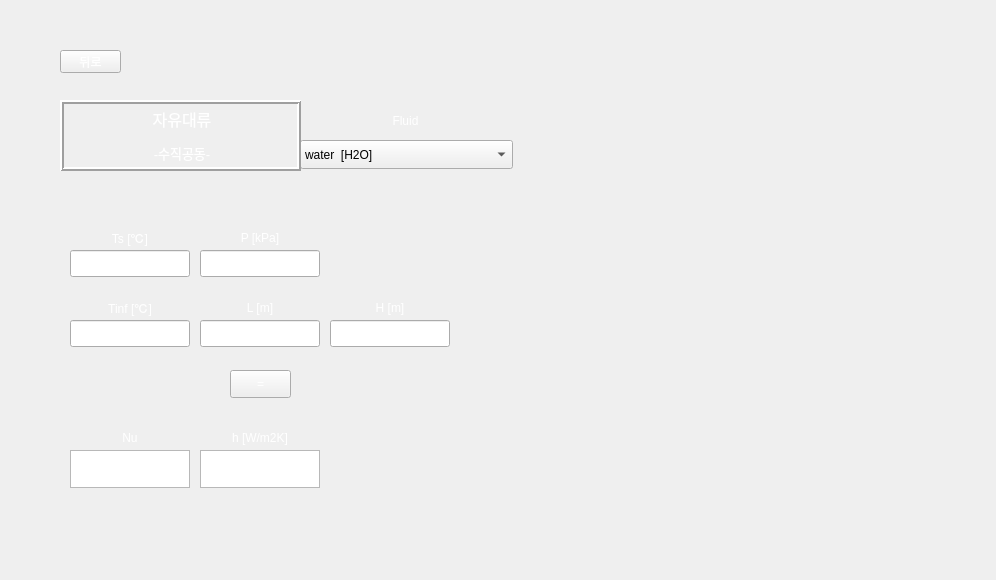
<?xml version="1.0" encoding="UTF-8"?>
<ui version="4.0">
 <class>Form</class>
 <widget class="QWidget" name="Form">
  <property name="geometry">
   <rect>
    <x>0</x>
    <y>0</y>
    <width>996</width>
    <height>580</height>
   </rect>
  </property>
  <property name="minimumSize">
   <size>
    <width>996</width>
    <height>580</height>
   </size>
  </property>
  <property name="maximumSize">
   <size>
    <width>996</width>
    <height>580</height>
   </size>
  </property>
  <property name="windowTitle">
   <string>Form</string>
  </property>
  <property name="styleSheet">
   <string notr="true">background-image: url(:/background/하얀거.png);</string>
  </property>
  <widget class="QLabel" name="label_5">
   <property name="geometry">
    <rect>
     <x>200</x>
     <y>290</y>
     <width>120</width>
     <height>35</height>
    </rect>
   </property>
   <property name="styleSheet">
    <string notr="true">color: qlineargradient(spread:pad, x1:0, y1:1, x2:1, y2:0, stop:0 rgba(255, 255, 255, 255), stop:1 rgba(255, 255, 255, 255));
background-image: url(:/background/버튼2.png);
font: 10pt &quot;맑은 고딕&quot;;</string>
   </property>
   <property name="text">
    <string>L [m]</string>
   </property>
   <property name="alignment">
    <set>Qt::AlignCenter</set>
   </property>
  </widget>
  <widget class="QLineEdit" name="P">
   <property name="geometry">
    <rect>
     <x>200</x>
     <y>250</y>
     <width>120</width>
     <height>27</height>
    </rect>
   </property>
   <property name="styleSheet">
    <string notr="true">font: 12pt &quot;맑은 고딕&quot;;
background-image: url(:/background/하얀거.png);</string>
   </property>
  </widget>
  <widget class="QLabel" name="label_2">
   <property name="geometry">
    <rect>
     <x>200</x>
     <y>220</y>
     <width>120</width>
     <height>35</height>
    </rect>
   </property>
   <property name="styleSheet">
    <string notr="true">color: qlineargradient(spread:pad, x1:0, y1:1, x2:1, y2:0, stop:0 rgba(255, 255, 255, 255), stop:1 rgba(255, 255, 255, 255));
background-image: url(:/background/버튼2.png);
font: 10pt &quot;맑은 고딕&quot;;</string>
   </property>
   <property name="text">
    <string>P [kPa]</string>
   </property>
   <property name="alignment">
    <set>Qt::AlignCenter</set>
   </property>
  </widget>
  <widget class="QLineEdit" name="T1">
   <property name="geometry">
    <rect>
     <x>70</x>
     <y>250</y>
     <width>120</width>
     <height>27</height>
    </rect>
   </property>
   <property name="styleSheet">
    <string notr="true">font: 12pt &quot;맑은 고딕&quot;;
background-image: url(:/background/하얀거.png);</string>
   </property>
  </widget>
  <widget class="QLineEdit" name="T2">
   <property name="geometry">
    <rect>
     <x>70</x>
     <y>320</y>
     <width>120</width>
     <height>27</height>
    </rect>
   </property>
   <property name="styleSheet">
    <string notr="true">font: 12pt &quot;맑은 고딕&quot;;
background-image: url(:/background/하얀거.png);</string>
   </property>
  </widget>
  <widget class="QLineEdit" name="L">
   <property name="geometry">
    <rect>
     <x>200</x>
     <y>320</y>
     <width>120</width>
     <height>27</height>
    </rect>
   </property>
   <property name="styleSheet">
    <string notr="true">font: 12pt &quot;맑은 고딕&quot;;
background-image: url(:/background/하얀거.png);</string>
   </property>
  </widget>
  <widget class="QPushButton" name="check">
   <property name="geometry">
    <rect>
     <x>230</x>
     <y>370</y>
     <width>61</width>
     <height>28</height>
    </rect>
   </property>
   <property name="styleSheet">
    <string notr="true">QPushButton {
color: qlineargradient(spread:pad, x1:0, y1:1, x2:1, y2:0, stop:0 rgba(255, 255, 255, 255), stop:1 rgba(255, 255, 255, 255));
background-image: url(:/background/버튼2.png);
font: 10pt &quot;맑은 고딕&quot;;
}
QPushButton:hover{
border-image: url(:/background/버튼클릭2.png);
}</string>
   </property>
   <property name="text">
    <string>=</string>
   </property>
  </widget>
  <widget class="QLabel" name="label_3">
   <property name="geometry">
    <rect>
     <x>70</x>
     <y>220</y>
     <width>120</width>
     <height>35</height>
    </rect>
   </property>
   <property name="styleSheet">
    <string notr="true">color: qlineargradient(spread:pad, x1:0, y1:1, x2:1, y2:0, stop:0 rgba(255, 255, 255, 255), stop:1 rgba(255, 255, 255, 255));
background-image: url(:/background/버튼2.png);
font: 10pt &quot;맑은 고딕&quot;;</string>
   </property>
   <property name="text">
    <string>Ts [℃]</string>
   </property>
   <property name="alignment">
    <set>Qt::AlignCenter</set>
   </property>
  </widget>
  <widget class="QLabel" name="label_4">
   <property name="geometry">
    <rect>
     <x>70</x>
     <y>290</y>
     <width>120</width>
     <height>35</height>
    </rect>
   </property>
   <property name="styleSheet">
    <string notr="true">color: qlineargradient(spread:pad, x1:0, y1:1, x2:1, y2:0, stop:0 rgba(255, 255, 255, 255), stop:1 rgba(255, 255, 255, 255));
background-image: url(:/background/버튼2.png);
font: 10pt &quot;맑은 고딕&quot;;</string>
   </property>
   <property name="text">
    <string>Tinf [℃]</string>
   </property>
   <property name="alignment">
    <set>Qt::AlignCenter</set>
   </property>
  </widget>
  <widget class="QLabel" name="label_9">
   <property name="geometry">
    <rect>
     <x>330</x>
     <y>290</y>
     <width>120</width>
     <height>35</height>
    </rect>
   </property>
   <property name="styleSheet">
    <string notr="true">color: qlineargradient(spread:pad, x1:0, y1:1, x2:1, y2:0, stop:0 rgba(255, 255, 255, 255), stop:1 rgba(255, 255, 255, 255));
background-image: url(:/background/버튼2.png);
font: 10pt &quot;맑은 고딕&quot;;</string>
   </property>
   <property name="text">
    <string>H [m]</string>
   </property>
   <property name="alignment">
    <set>Qt::AlignCenter</set>
   </property>
  </widget>
  <widget class="QLineEdit" name="H">
   <property name="geometry">
    <rect>
     <x>330</x>
     <y>320</y>
     <width>120</width>
     <height>27</height>
    </rect>
   </property>
   <property name="styleSheet">
    <string notr="true">font: 12pt &quot;맑은 고딕&quot;;
background-image: url(:/background/하얀거.png);</string>
   </property>
  </widget>
  <widget class="QPushButton" name="pushButton">
   <property name="geometry">
    <rect>
     <x>60</x>
     <y>50</y>
     <width>61</width>
     <height>23</height>
    </rect>
   </property>
   <property name="styleSheet">
    <string notr="true">QPushButton {
color: qlineargradient(spread:pad, x1:0, y1:1, x2:1, y2:0, stop:0 rgba(255, 255, 255, 255), stop:1 rgba(255, 255, 255, 255));
background-image: url(:/background/버튼2.png);
font: 10pt &quot;맑은 고딕&quot;;
}
QPushButton:hover{
border-image: url(:/background/버튼클릭2.png);
}</string>
   </property>
   <property name="text">
    <string>뒤로</string>
   </property>
  </widget>
  <widget class="QLabel" name="label_8">
   <property name="geometry">
    <rect>
     <x>200</x>
     <y>420</y>
     <width>120</width>
     <height>35</height>
    </rect>
   </property>
   <property name="styleSheet">
    <string notr="true">color: qlineargradient(spread:pad, x1:0, y1:1, x2:1, y2:0, stop:0 rgba(255, 255, 255, 255), stop:1 rgba(255, 255, 255, 255));
background-image: url(:/background/버튼2.png);
font: 10pt &quot;맑은 고딕&quot;;</string>
   </property>
   <property name="text">
    <string>h [W/m2K]</string>
   </property>
   <property name="alignment">
    <set>Qt::AlignCenter</set>
   </property>
  </widget>
  <widget class="QTextBrowser" name="textBrowser_2">
   <property name="geometry">
    <rect>
     <x>200</x>
     <y>450</y>
     <width>120</width>
     <height>38</height>
    </rect>
   </property>
   <property name="sizePolicy">
    <sizepolicy hsizetype="Expanding" vsizetype="Preferred">
     <horstretch>0</horstretch>
     <verstretch>0</verstretch>
    </sizepolicy>
   </property>
   <property name="maximumSize">
    <size>
     <width>16777215</width>
     <height>38</height>
    </size>
   </property>
   <property name="styleSheet">
    <string notr="true">font: 12pt &quot;맑은 고딕&quot;;
background-image: url(:/background/하얀거.png);</string>
   </property>
  </widget>
  <widget class="QLabel" name="label_6">
   <property name="geometry">
    <rect>
     <x>70</x>
     <y>420</y>
     <width>120</width>
     <height>35</height>
    </rect>
   </property>
   <property name="styleSheet">
    <string notr="true">color: qlineargradient(spread:pad, x1:0, y1:1, x2:1, y2:0, stop:0 rgba(255, 255, 255, 255), stop:1 rgba(255, 255, 255, 255));
background-image: url(:/background/버튼2.png);
font: 10pt &quot;맑은 고딕&quot;;</string>
   </property>
   <property name="text">
    <string>Nu</string>
   </property>
   <property name="alignment">
    <set>Qt::AlignCenter</set>
   </property>
  </widget>
  <widget class="QTextBrowser" name="textBrowser">
   <property name="geometry">
    <rect>
     <x>70</x>
     <y>450</y>
     <width>120</width>
     <height>38</height>
    </rect>
   </property>
   <property name="sizePolicy">
    <sizepolicy hsizetype="Expanding" vsizetype="Preferred">
     <horstretch>0</horstretch>
     <verstretch>0</verstretch>
    </sizepolicy>
   </property>
   <property name="maximumSize">
    <size>
     <width>16777215</width>
     <height>38</height>
    </size>
   </property>
   <property name="styleSheet">
    <string notr="true">font: 12pt &quot;맑은 고딕&quot;;
background-image: url(:/background/하얀거.png);</string>
   </property>
  </widget>
  <widget class="QLabel" name="label_7">
   <property name="geometry">
    <rect>
     <x>300</x>
     <y>102</y>
     <width>211</width>
     <height>38</height>
    </rect>
   </property>
   <property name="styleSheet">
    <string notr="true">color: qlineargradient(spread:pad, x1:0, y1:1, x2:1, y2:0, stop:0 rgba(255, 255, 255, 255), stop:1 rgba(255, 255, 255, 255));
background-image: url(:/background/버튼2.png);
font: 12pt &quot;맑은 고딕&quot;;</string>
   </property>
   <property name="text">
    <string>Fluid</string>
   </property>
   <property name="alignment">
    <set>Qt::AlignCenter</set>
   </property>
  </widget>
  <widget class="QLabel" name="label_10">
   <property name="geometry">
    <rect>
     <x>0</x>
     <y>0</y>
     <width>996</width>
     <height>580</height>
    </rect>
   </property>
   <property name="styleSheet">
    <string notr="true">image: url(:/background/배경2.png);</string>
   </property>
   <property name="text">
    <string/>
   </property>
  </widget>
  <widget class="QLabel" name="label_11">
   <property name="geometry">
    <rect>
     <x>530</x>
     <y>40</y>
     <width>421</width>
     <height>501</height>
    </rect>
   </property>
   <property name="styleSheet">
    <string notr="true">image: url(:/background/Vertical cavity.PNG);</string>
   </property>
   <property name="text">
    <string/>
   </property>
  </widget>
  <widget class="QLabel" name="label_12">
   <property name="geometry">
    <rect>
     <x>550</x>
     <y>270</y>
     <width>201</width>
     <height>111</height>
    </rect>
   </property>
   <property name="styleSheet">
    <string notr="true">image: url(:/background/Vertical cavity-2.PNG);</string>
   </property>
   <property name="text">
    <string/>
   </property>
  </widget>
  <widget class="QLabel" name="label_13">
   <property name="geometry">
    <rect>
     <x>750</x>
     <y>270</y>
     <width>191</width>
     <height>111</height>
    </rect>
   </property>
   <property name="styleSheet">
    <string notr="true">image: url(:/background/Vertical cavity-3.PNG);</string>
   </property>
   <property name="text">
    <string/>
   </property>
  </widget>
  <widget class="QLabel" name="label_14">
   <property name="geometry">
    <rect>
     <x>550</x>
     <y>390</y>
     <width>191</width>
     <height>111</height>
    </rect>
   </property>
   <property name="styleSheet">
    <string notr="true">image: url(:/background/Vertical cavity-4.PNG);</string>
   </property>
   <property name="text">
    <string/>
   </property>
  </widget>
  <widget class="QLabel" name="label_15">
   <property name="geometry">
    <rect>
     <x>730</x>
     <y>390</y>
     <width>191</width>
     <height>111</height>
    </rect>
   </property>
   <property name="styleSheet">
    <string notr="true">image: url(:/background/Vertical cavity-5.PNG);</string>
   </property>
   <property name="text">
    <string/>
   </property>
  </widget>
  <widget class="QComboBox" name="fluid_2">
   <property name="geometry">
    <rect>
     <x>300</x>
     <y>140</y>
     <width>213</width>
     <height>29</height>
    </rect>
   </property>
   <property name="styleSheet">
    <string notr="true">background-image: url(:/background/하얀거.png);
font: 10pt &quot;맑은 고딕&quot;;</string>
   </property>
   <item>
    <property name="text">
     <string>water  [H2O]</string>
    </property>
   </item>
   <item>
    <property name="text">
     <string>air</string>
    </property>
   </item>
   <item>
    <property name="text">
     <string>1-Butene  [C4H8]</string>
    </property>
   </item>
   <item>
    <property name="text">
     <string>Acetone  [C3H6O]</string>
    </property>
   </item>
   <item>
    <property name="text">
     <string>Ammonia  [NH3]</string>
    </property>
   </item>
   <item>
    <property name="text">
     <string>Argon  [Ar]</string>
    </property>
   </item>
   <item>
    <property name="text">
     <string>Benzene  [C6H6]</string>
    </property>
   </item>
   <item>
    <property name="text">
     <string>CarbonDioxide  [CO2]</string>
    </property>
   </item>
   <item>
    <property name="text">
     <string>CarbonMonoxide  [CO]</string>
    </property>
   </item>
   <item>
    <property name="text">
     <string>CarbonylSulfide  [COS]</string>
    </property>
   </item>
   <item>
    <property name="text">
     <string>CycloHexane  [C6H12]</string>
    </property>
   </item>
   <item>
    <property name="text">
     <string>CycloPropane  [C3H6]</string>
    </property>
   </item>
   <item>
    <property name="text">
     <string>Cyclopentane  [C5H10]</string>
    </property>
   </item>
   <item>
    <property name="text">
     <string>D4  [C8H24O4Si4]</string>
    </property>
   </item>
   <item>
    <property name="text">
     <string>D5  [C10H30O5Si5]</string>
    </property>
   </item>
   <item>
    <property name="text">
     <string>D6  [C12H36O6Si6]</string>
    </property>
   </item>
   <item>
    <property name="text">
     <string>Deuterium  [D2]</string>
    </property>
   </item>
   <item>
    <property name="text">
     <string>Dichloroethane  [C2Cl2H4]</string>
    </property>
   </item>
   <item>
    <property name="text">
     <string>DiethylEther  [C4H10O]</string>
    </property>
   </item>
   <item>
    <property name="text">
     <string>DimethylCarbonate  [C3H6O3]</string>
    </property>
   </item>
   <item>
    <property name="text">
     <string>DimethylEther  [C2H6O]</string>
    </property>
   </item>
   <item>
    <property name="text">
     <string>Ethane  [C2H6]</string>
    </property>
   </item>
   <item>
    <property name="text">
     <string>Ethanol  [C2H6O]</string>
    </property>
   </item>
   <item>
    <property name="text">
     <string>EthylBenzene  [C8H10]</string>
    </property>
   </item>
   <item>
    <property name="text">
     <string>Ethylene  [C2H4]</string>
    </property>
   </item>
   <item>
    <property name="text">
     <string>EthyleneOxide  [C2H4O]</string>
    </property>
   </item>
   <item>
    <property name="text">
     <string>Fluorine  [F2]</string>
    </property>
   </item>
   <item>
    <property name="text">
     <string>HFE143m  [C2F3H3O]</string>
    </property>
   </item>
   <item>
    <property name="text">
     <string>HeavyWater  [D2O]</string>
    </property>
   </item>
   <item>
    <property name="text">
     <string>Helium  [He]</string>
    </property>
   </item>
   <item>
    <property name="text">
     <string>Hydrogen  [H2]</string>
    </property>
   </item>
   <item>
    <property name="text">
     <string>HydrogenChloride  [ClH]</string>
    </property>
   </item>
   <item>
    <property name="text">
     <string>HydrogenSulfide  [H2S]</string>
    </property>
   </item>
   <item>
    <property name="text">
     <string>IsoButane  [C4H10]</string>
    </property>
   </item>
   <item>
    <property name="text">
     <string>IsoButene  [C4H8]</string>
    </property>
   </item>
   <item>
    <property name="text">
     <string>Isohexane  [C6H14]</string>
    </property>
   </item>
   <item>
    <property name="text">
     <string>Isopentane  [C5H12]</string>
    </property>
   </item>
   <item>
    <property name="text">
     <string>Krypton  [Kr]</string>
    </property>
   </item>
   <item>
    <property name="text">
     <string>MD2M  [C10H30O3Si4]</string>
    </property>
   </item>
   <item>
    <property name="text">
     <string>MD3M  [C12H36O4Si5]</string>
    </property>
   </item>
   <item>
    <property name="text">
     <string>MD4M  [C14H42O5Si6]</string>
    </property>
   </item>
   <item>
    <property name="text">
     <string>MDM  [C8H24O2Si3]</string>
    </property>
   </item>
   <item>
    <property name="text">
     <string>MM  [C6H18OSi2]</string>
    </property>
   </item>
   <item>
    <property name="text">
     <string>Methane  [CH4]</string>
    </property>
   </item>
   <item>
    <property name="text">
     <string>Methanol  [CH4O]</string>
    </property>
   </item>
   <item>
    <property name="text">
     <string>MethylLinoleate  [C19H34O2]</string>
    </property>
   </item>
   <item>
    <property name="text">
     <string>MethylLinolenate  [C19H32O2]</string>
    </property>
   </item>
   <item>
    <property name="text">
     <string>MethylOleate  [C19H36O2]</string>
    </property>
   </item>
   <item>
    <property name="text">
     <string>MethylPalmitate  [C17H34O2]</string>
    </property>
   </item>
   <item>
    <property name="text">
     <string>MethylStearate  [C19H38O2]</string>
    </property>
   </item>
   <item>
    <property name="text">
     <string>Neon  [Ne]</string>
    </property>
   </item>
   <item>
    <property name="text">
     <string>Neopentane  [C5H12]</string>
    </property>
   </item>
   <item>
    <property name="text">
     <string>Nitrogen  [N2]</string>
    </property>
   </item>
   <item>
    <property name="text">
     <string>NitrousOxide  [N2O]</string>
    </property>
   </item>
   <item>
    <property name="text">
     <string>Novec649  [C6F12O]</string>
    </property>
   </item>
   <item>
    <property name="text">
     <string>OrthoDeuterium</string>
    </property>
   </item>
   <item>
    <property name="text">
     <string>OrthoHydrogen</string>
    </property>
   </item>
   <item>
    <property name="text">
     <string>Oxygen  [O2]</string>
    </property>
   </item>
   <item>
    <property name="text">
     <string>ParaDeuterium</string>
    </property>
   </item>
   <item>
    <property name="text">
     <string>ParaHydrogen</string>
    </property>
   </item>
   <item>
    <property name="text">
     <string>Propylene  [C3H6]</string>
    </property>
   </item>
   <item>
    <property name="text">
     <string>Propyne  [C3H4]</string>
    </property>
   </item>
   <item>
    <property name="text">
     <string>R11</string>
    </property>
   </item>
   <item>
    <property name="text">
     <string>R113</string>
    </property>
   </item>
   <item>
    <property name="text">
     <string>R114</string>
    </property>
   </item>
   <item>
    <property name="text">
     <string>R115</string>
    </property>
   </item>
   <item>
    <property name="text">
     <string>R116</string>
    </property>
   </item>
   <item>
    <property name="text">
     <string>R12</string>
    </property>
   </item>
   <item>
    <property name="text">
     <string>R123</string>
    </property>
   </item>
   <item>
    <property name="text">
     <string>R1233zd(E)</string>
    </property>
   </item>
   <item>
    <property name="text">
     <string>R1234yf</string>
    </property>
   </item>
   <item>
    <property name="text">
     <string>R1234ze(E)</string>
    </property>
   </item>
   <item>
    <property name="text">
     <string>R1234ze(Z)</string>
    </property>
   </item>
   <item>
    <property name="text">
     <string>R124</string>
    </property>
   </item>
   <item>
    <property name="text">
     <string>R1243zf</string>
    </property>
   </item>
   <item>
    <property name="text">
     <string>R125</string>
    </property>
   </item>
   <item>
    <property name="text">
     <string>R13</string>
    </property>
   </item>
   <item>
    <property name="text">
     <string>R134a</string>
    </property>
   </item>
   <item>
    <property name="text">
     <string>R13l1</string>
    </property>
   </item>
   <item>
    <property name="text">
     <string>R14</string>
    </property>
   </item>
   <item>
    <property name="text">
     <string>R141b</string>
    </property>
   </item>
   <item>
    <property name="text">
     <string>R142b</string>
    </property>
   </item>
   <item>
    <property name="text">
     <string>R143a</string>
    </property>
   </item>
   <item>
    <property name="text">
     <string>R152A</string>
    </property>
   </item>
   <item>
    <property name="text">
     <string>R161</string>
    </property>
   </item>
   <item>
    <property name="text">
     <string>R21</string>
    </property>
   </item>
   <item>
    <property name="text">
     <string>R218</string>
    </property>
   </item>
   <item>
    <property name="text">
     <string>R22</string>
    </property>
   </item>
   <item>
    <property name="text">
     <string>R227EA</string>
    </property>
   </item>
   <item>
    <property name="text">
     <string>R23</string>
    </property>
   </item>
   <item>
    <property name="text">
     <string>R236EA</string>
    </property>
   </item>
   <item>
    <property name="text">
     <string>R236FA</string>
    </property>
   </item>
   <item>
    <property name="text">
     <string>R245ca</string>
    </property>
   </item>
   <item>
    <property name="text">
     <string>R245fa</string>
    </property>
   </item>
   <item>
    <property name="text">
     <string>R32</string>
    </property>
   </item>
   <item>
    <property name="text">
     <string>R365MFC</string>
    </property>
   </item>
   <item>
    <property name="text">
     <string>R40</string>
    </property>
   </item>
   <item>
    <property name="text">
     <string>R404A</string>
    </property>
   </item>
   <item>
    <property name="text">
     <string>R407C</string>
    </property>
   </item>
   <item>
    <property name="text">
     <string>R41</string>
    </property>
   </item>
   <item>
    <property name="text">
     <string>R410A</string>
    </property>
   </item>
   <item>
    <property name="text">
     <string>R507A</string>
    </property>
   </item>
   <item>
    <property name="text">
     <string>RC318</string>
    </property>
   </item>
   <item>
    <property name="text">
     <string>SES36</string>
    </property>
   </item>
   <item>
    <property name="text">
     <string>SulfurDioxide  [O2S]</string>
    </property>
   </item>
   <item>
    <property name="text">
     <string>SulfurHexafluoride  [F6S]</string>
    </property>
   </item>
   <item>
    <property name="text">
     <string>Toluene  [C7H8]</string>
    </property>
   </item>
   <item>
    <property name="text">
     <string>Xenon  [Xe]</string>
    </property>
   </item>
   <item>
    <property name="text">
     <string>cis-2-Butene  [C4H8]</string>
    </property>
   </item>
   <item>
    <property name="text">
     <string>m-Xylene  [C8H10]</string>
    </property>
   </item>
   <item>
    <property name="text">
     <string>n-Butane  [C4H10]</string>
    </property>
   </item>
   <item>
    <property name="text">
     <string>n-Decane  [C10H22]</string>
    </property>
   </item>
   <item>
    <property name="text">
     <string>n-Dodecane  [C12H26]</string>
    </property>
   </item>
   <item>
    <property name="text">
     <string>n-Heptane  [C7H16]</string>
    </property>
   </item>
   <item>
    <property name="text">
     <string>n-Hexane  [C6H14]</string>
    </property>
   </item>
   <item>
    <property name="text">
     <string>n-Nonane  [C9H20]</string>
    </property>
   </item>
   <item>
    <property name="text">
     <string>n-Octane  [C8H18]</string>
    </property>
   </item>
   <item>
    <property name="text">
     <string>n-Pentane  [C5H12]</string>
    </property>
   </item>
   <item>
    <property name="text">
     <string>n-Propane  [C3H8]</string>
    </property>
   </item>
   <item>
    <property name="text">
     <string>n-Undecane  [C11H24]</string>
    </property>
   </item>
   <item>
    <property name="text">
     <string>o-Xylene  [C8H10]</string>
    </property>
   </item>
   <item>
    <property name="text">
     <string>p-Xylene  [C8H10]</string>
    </property>
   </item>
   <item>
    <property name="text">
     <string>trans-2-Butene  [C4H8]</string>
    </property>
   </item>
  </widget>
  <widget class="QLabel" name="label_16">
   <property name="geometry">
    <rect>
     <x>60</x>
     <y>100</y>
     <width>241</width>
     <height>71</height>
    </rect>
   </property>
   <property name="styleSheet">
    <string notr="true">font: 10pt &quot;맑은 고딕&quot;;
color: rgb(255, 255, 255);
background-image: url(:/background/버튼2.png);</string>
   </property>
   <property name="frameShape">
    <enum>QFrame::Box</enum>
   </property>
   <property name="frameShadow">
    <enum>QFrame::Raised</enum>
   </property>
   <property name="lineWidth">
    <number>2</number>
   </property>
   <property name="text">
    <string>&lt;!DOCTYPE HTML PUBLIC &quot;-//W3C//DTD HTML 4.0//EN&quot; &quot;http://www.w3.org/TR/REC-html40/strict.dtd&quot;&gt;
&lt;html&gt;&lt;head&gt;&lt;meta name=&quot;qrichtext&quot; content=&quot;1&quot; /&gt;&lt;style type=&quot;text/css&quot;&gt;
p, li { white-space: pre-wrap; }
&lt;/style&gt;&lt;/head&gt;&lt;body style=&quot; font-family:'맑은 고딕'; font-size:10pt; font-weight:400; font-style:normal;&quot;&gt;
&lt;p align=&quot;center&quot; style=&quot; margin-top:12px; margin-bottom:12px; margin-left:0px; margin-right:0px; -qt-block-indent:0; text-indent:0px;&quot;&gt;&lt;span style=&quot; font-size:12pt;&quot;&gt;자유대류&lt;/span&gt;&lt;/p&gt;
&lt;p align=&quot;center&quot; style=&quot; margin-top:12px; margin-bottom:12px; margin-left:0px; margin-right:0px; -qt-block-indent:0; text-indent:0px;&quot;&gt;-수직공동-&lt;/p&gt;&lt;/body&gt;&lt;/html&gt;</string>
   </property>
   <property name="buddy">
    <cstring>pushButton</cstring>
   </property>
  </widget>
  <zorder>label_10</zorder>
  <zorder>label_5</zorder>
  <zorder>label_2</zorder>
  <zorder>L</zorder>
  <zorder>check</zorder>
  <zorder>label_3</zorder>
  <zorder>label_4</zorder>
  <zorder>label_9</zorder>
  <zorder>H</zorder>
  <zorder>pushButton</zorder>
  <zorder>textBrowser_2</zorder>
  <zorder>textBrowser</zorder>
  <zorder>label_7</zorder>
  <zorder>label_11</zorder>
  <zorder>label_12</zorder>
  <zorder>label_13</zorder>
  <zorder>label_14</zorder>
  <zorder>label_15</zorder>
  <zorder>T2</zorder>
  <zorder>T1</zorder>
  <zorder>P</zorder>
  <zorder>fluid_2</zorder>
  <zorder>label_16</zorder>
  <zorder>label_6</zorder>
  <zorder>label_8</zorder>
 </widget>
 <resources>
  <include location="../resource/resources.qrc"/>
 </resources>
 <connections/>
</ui>
